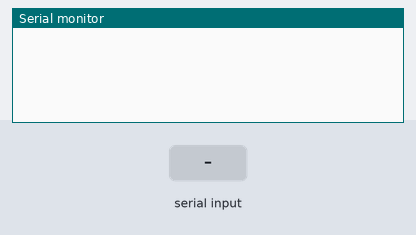
A sketch run on a simulated Arduino Uno, built with avr-gcc and run on an emulated ATmega328P. On the bench: the last lines printed to the serial monitor. The inputs (shaded band) are chosen by the test bench.

Above: at 1.2 s.
1.3 s: "PM\n" received over Serial
At 2.3 s:
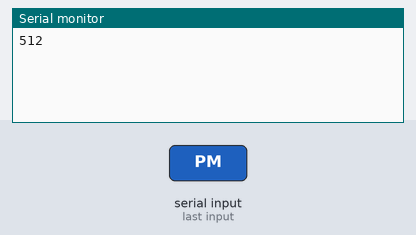
2.8 s: "1\n" received over Serial
At 3.4 s:
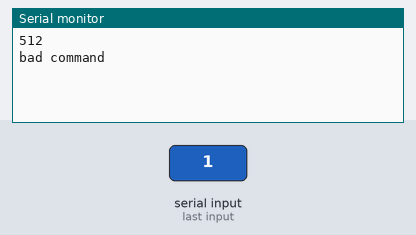

The sketch:

PotentiometerWithUI.ino
```cpp
#define BUFFERSIZE 255


// let's create a boolean variable to save the direction of our rotation

void setup() {

  // let's just set up a serial connection and test print to the console

  Serial.begin(9600);
}

void loop() {
  char buffer[BUFFERSIZE];
  if (Serial.available()) { //there is a byte here.
    int nbytes = Serial.readBytesUntil('\n', buffer, BUFFERSIZE - 1);
    buffer[nbytes] = 0; //null terminated string
    String message = String(buffer);
    if (message == "PM") {
      int readFromAnalog = analogRead(A0);
      Serial.println(readFromAnalog);
      delay(600);
    }
    else {
      Serial.println("bad command");
    }
  }
}
```

Measured:
- after the input at 1.3 s, the serial monitor: prints a new line at once (image 1)
- after the input at 2.8 s, the serial monitor: prints a new line at once (image 2)
